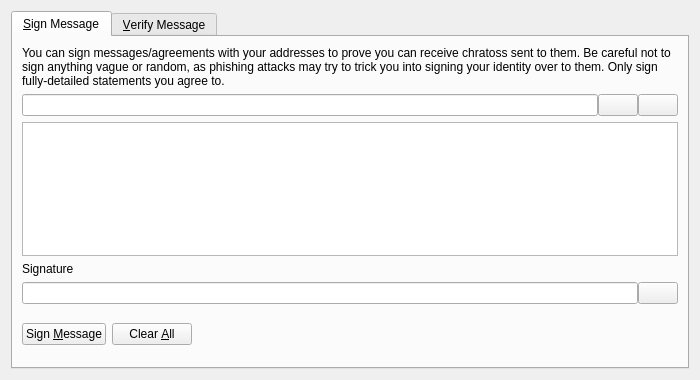
<?xml version="1.0" encoding="UTF-8"?>
<ui version="4.0">
 <class>SignVerifyMessageDialog</class>
 <widget class="QDialog" name="SignVerifyMessageDialog">
  <property name="geometry">
   <rect>
    <x>0</x>
    <y>0</y>
    <width>700</width>
    <height>380</height>
   </rect>
  </property>
  <property name="windowTitle">
   <string>Signatures - Sign / Verify a Message</string>
  </property>
  <property name="styleSheet">
   <string notr="true"/>
  </property>
  <property name="modal">
   <bool>true</bool>
  </property>
  <layout class="QVBoxLayout" name="verticalLayout">
   <item>
    <widget class="QTabWidget" name="tabWidget">
     <property name="currentIndex">
      <number>0</number>
     </property>
     <widget class="QWidget" name="tabSignMessage">
      <attribute name="title">
       <string>&amp;Sign Message</string>
      </attribute>
      <layout class="QVBoxLayout" name="verticalLayout_SM">
       <item>
        <widget class="QLabel" name="infoLabel_SM">
         <property name="text">
          <string>You can sign messages/agreements with your addresses to prove you can receive chratoss sent to them. Be careful not to sign anything vague or random, as phishing attacks may try to trick you into signing your identity over to them. Only sign fully-detailed statements you agree to.</string>
         </property>
         <property name="textFormat">
          <enum>Qt::PlainText</enum>
         </property>
         <property name="wordWrap">
          <bool>true</bool>
         </property>
        </widget>
       </item>
       <item>
        <layout class="QHBoxLayout" name="horizontalLayout_1_SM">
         <property name="spacing">
          <number>0</number>
         </property>
         <item>
          <widget class="QValidatedLineEdit" name="addressIn_SM">
           <property name="toolTip">
            <string>The Chratos address to sign the message with</string>
           </property>
          </widget>
         </item>
         <item>
          <widget class="QPushButton" name="addressBookButton_SM">
           <property name="toolTip">
            <string>Choose previously used address</string>
           </property>
           <property name="styleSheet">
            <string notr="true"/>
           </property>
           <property name="text">
            <string/>
           </property>
           <property name="icon">
            <iconset>
             <normaloff>:/icons/address-book</normaloff>:/icons/address-book</iconset>
           </property>
           <property name="shortcut">
            <string>Alt+A</string>
           </property>
           <property name="autoDefault">
            <bool>false</bool>
           </property>
          </widget>
         </item>
         <item>
          <widget class="QPushButton" name="pasteButton_SM">
           <property name="toolTip">
            <string>Paste address from clipboard</string>
           </property>
           <property name="styleSheet">
            <string notr="true"/>
           </property>
           <property name="text">
            <string/>
           </property>
           <property name="icon">
            <iconset>
             <normaloff>:/icons/editpaste</normaloff>:/icons/editpaste</iconset>
           </property>
           <property name="shortcut">
            <string>Alt+P</string>
           </property>
           <property name="autoDefault">
            <bool>false</bool>
           </property>
          </widget>
         </item>
        </layout>
       </item>
       <item>
        <widget class="QPlainTextEdit" name="messageIn_SM">
         <property name="toolTip">
          <string>Enter the message you want to sign here</string>
         </property>
        </widget>
       </item>
       <item>
        <widget class="QLabel" name="signatureLabel_SM">
         <property name="text">
          <string>Signature</string>
         </property>
         <property name="textFormat">
          <enum>Qt::PlainText</enum>
         </property>
        </widget>
       </item>
       <item>
        <layout class="QHBoxLayout" name="horizontalLayout_2_SM">
         <property name="spacing">
          <number>0</number>
         </property>
         <item>
          <widget class="QLineEdit" name="signatureOut_SM">
           <property name="font">
            <font>
             <italic>true</italic>
            </font>
           </property>
           <property name="readOnly">
            <bool>true</bool>
           </property>
          </widget>
         </item>
         <item>
          <widget class="QPushButton" name="copySignatureButton_SM">
           <property name="toolTip">
            <string>Copy the current signature to the system clipboard</string>
           </property>
           <property name="styleSheet">
            <string notr="true"/>
           </property>
           <property name="text">
            <string/>
           </property>
           <property name="icon">
            <iconset>
             <normaloff>:/icons/editcopy</normaloff>:/icons/editcopy</iconset>
           </property>
           <property name="autoDefault">
            <bool>false</bool>
           </property>
          </widget>
         </item>
        </layout>
       </item>
       <item>
        <layout class="QHBoxLayout" name="horizontalLayout_3_SM">
         <item>
          <widget class="QPushButton" name="signMessageButton_SM">
           <property name="toolTip">
            <string>Sign the message to prove you own this Chratos address</string>
           </property>
           <property name="styleSheet">
            <string notr="true"/>
           </property>
           <property name="text">
            <string>Sign &amp;Message</string>
           </property>
           <property name="icon">
            <iconset>
             <normaloff>:/icons/edit</normaloff>:/icons/edit</iconset>
           </property>
           <property name="autoDefault">
            <bool>false</bool>
           </property>
          </widget>
         </item>
         <item>
          <widget class="QPushButton" name="clearButton_SM">
           <property name="toolTip">
            <string>Reset all sign message fields</string>
           </property>
           <property name="styleSheet">
            <string notr="true"/>
           </property>
           <property name="text">
            <string>Clear &amp;All</string>
           </property>
           <property name="icon">
            <iconset>
             <normaloff>:/icons/remove</normaloff>:/icons/remove</iconset>
           </property>
           <property name="autoDefault">
            <bool>false</bool>
           </property>
          </widget>
         </item>
         <item>
          <spacer name="horizontalSpacer_1_SM">
           <property name="orientation">
            <enum>Qt::Horizontal</enum>
           </property>
           <property name="sizeHint" stdset="0">
            <size>
             <width>40</width>
             <height>48</height>
            </size>
           </property>
          </spacer>
         </item>
         <item>
          <widget class="QLabel" name="statusLabel_SM">
           <property name="font">
            <font>
             <weight>75</weight>
             <bold>true</bold>
            </font>
           </property>
           <property name="text">
            <string/>
           </property>
           <property name="wordWrap">
            <bool>true</bool>
           </property>
          </widget>
         </item>
         <item>
          <spacer name="horizontalSpacer_2_SM">
           <property name="orientation">
            <enum>Qt::Horizontal</enum>
           </property>
           <property name="sizeHint" stdset="0">
            <size>
             <width>40</width>
             <height>48</height>
            </size>
           </property>
          </spacer>
         </item>
        </layout>
       </item>
      </layout>
     </widget>
     <widget class="QWidget" name="tabVerifyMessage">
      <attribute name="title">
       <string>&amp;Verify Message</string>
      </attribute>
      <layout class="QVBoxLayout" name="verticalLayout_VM">
       <item>
        <widget class="QLabel" name="infoLabel_VM">
         <property name="text">
          <string>Enter the receiver's address, message (ensure you copy line breaks, spaces, tabs, etc. exactly) and signature below to verify the message. Be careful not to read more into the signature than what is in the signed message itself, to avoid being tricked by a man-in-the-middle attack. Note that this only proves the signing party receives with the address, it cannot prove sendership of any transaction!</string>
         </property>
         <property name="textFormat">
          <enum>Qt::PlainText</enum>
         </property>
         <property name="alignment">
          <set>Qt::AlignLeading|Qt::AlignLeft|Qt::AlignTop</set>
         </property>
         <property name="wordWrap">
          <bool>true</bool>
         </property>
        </widget>
       </item>
       <item>
        <layout class="QHBoxLayout" name="horizontalLayout_1_VM">
         <property name="spacing">
          <number>0</number>
         </property>
         <item>
          <widget class="QValidatedLineEdit" name="addressIn_VM">
           <property name="toolTip">
            <string>The Chratos address the message was signed with</string>
           </property>
           <property name="styleSheet">
            <string notr="true"/>
           </property>
          </widget>
         </item>
         <item>
          <widget class="QPushButton" name="addressBookButton_VM">
           <property name="toolTip">
            <string>Choose previously used address</string>
           </property>
           <property name="styleSheet">
            <string notr="true"/>
           </property>
           <property name="text">
            <string/>
           </property>
           <property name="icon">
            <iconset>
             <normaloff>:/icons/address-book</normaloff>:/icons/address-book</iconset>
           </property>
           <property name="shortcut">
            <string>Alt+A</string>
           </property>
           <property name="autoDefault">
            <bool>false</bool>
           </property>
          </widget>
         </item>
        </layout>
       </item>
       <item>
        <widget class="QPlainTextEdit" name="messageIn_VM">
         <property name="styleSheet">
          <string notr="true"/>
         </property>
        </widget>
       </item>
       <item>
        <widget class="QValidatedLineEdit" name="signatureIn_VM">
         <property name="styleSheet">
          <string notr="true"/>
         </property>
        </widget>
       </item>
       <item>
        <layout class="QHBoxLayout" name="horizontalLayout_2_VM">
         <item>
          <widget class="QPushButton" name="verifyMessageButton_VM">
           <property name="toolTip">
            <string>Verify the message to ensure it was signed with the specified Chratos address</string>
           </property>
           <property name="styleSheet">
            <string notr="true"/>
           </property>
           <property name="text">
            <string>Verify &amp;Message</string>
           </property>
           <property name="icon">
            <iconset>
             <normaloff>:/icons/transaction_0</normaloff>:/icons/transaction_0</iconset>
           </property>
           <property name="autoDefault">
            <bool>false</bool>
           </property>
          </widget>
         </item>
         <item>
          <widget class="QPushButton" name="clearButton_VM">
           <property name="toolTip">
            <string>Reset all verify message fields</string>
           </property>
           <property name="styleSheet">
            <string notr="true"/>
           </property>
           <property name="text">
            <string>Clear &amp;All</string>
           </property>
           <property name="icon">
            <iconset>
             <normaloff>:/icons/remove</normaloff>:/icons/remove</iconset>
           </property>
           <property name="autoDefault">
            <bool>false</bool>
           </property>
          </widget>
         </item>
         <item>
          <spacer name="horizontalSpacer_1_VM">
           <property name="orientation">
            <enum>Qt::Horizontal</enum>
           </property>
           <property name="sizeHint" stdset="0">
            <size>
             <width>40</width>
             <height>48</height>
            </size>
           </property>
          </spacer>
         </item>
         <item>
          <widget class="QLabel" name="statusLabel_VM">
           <property name="font">
            <font>
             <weight>75</weight>
             <bold>true</bold>
            </font>
           </property>
           <property name="text">
            <string/>
           </property>
           <property name="wordWrap">
            <bool>true</bool>
           </property>
          </widget>
         </item>
         <item>
          <spacer name="horizontalSpacer_2_VM">
           <property name="orientation">
            <enum>Qt::Horizontal</enum>
           </property>
           <property name="sizeHint" stdset="0">
            <size>
             <width>40</width>
             <height>48</height>
            </size>
           </property>
          </spacer>
         </item>
        </layout>
       </item>
      </layout>
     </widget>
    </widget>
   </item>
  </layout>
 </widget>
 <customwidgets>
  <customwidget>
   <class>QValidatedLineEdit</class>
   <extends>QLineEdit</extends>
   <header>qvalidatedlineedit.h</header>
  </customwidget>
 </customwidgets>
 <resources/>
 <connections/>
</ui>
